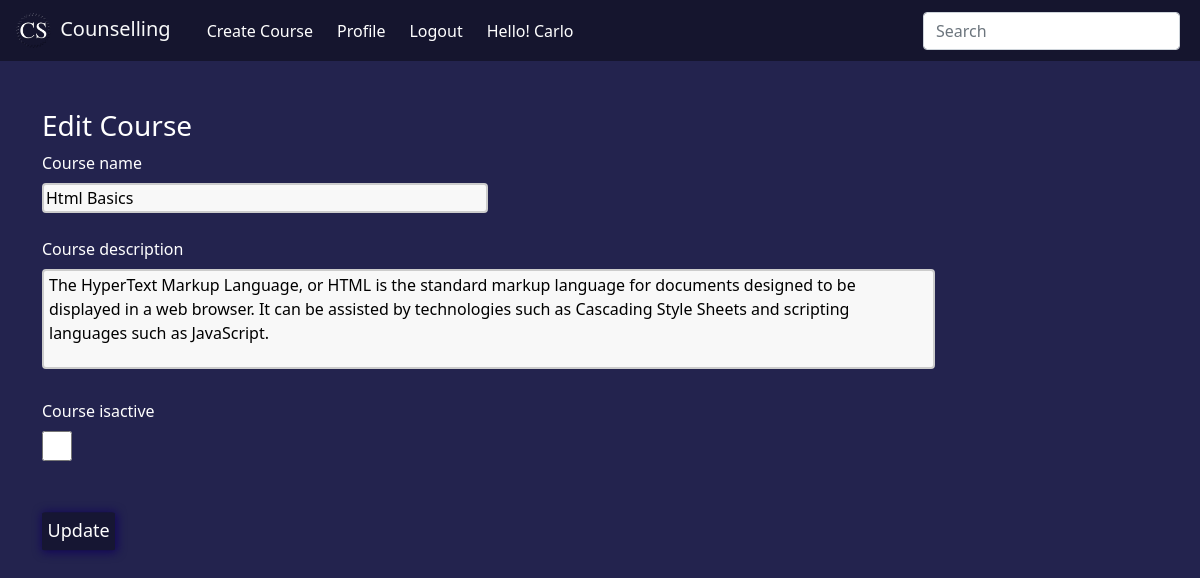
Page /edit-course/3/ (signed in) on the earlier database version.
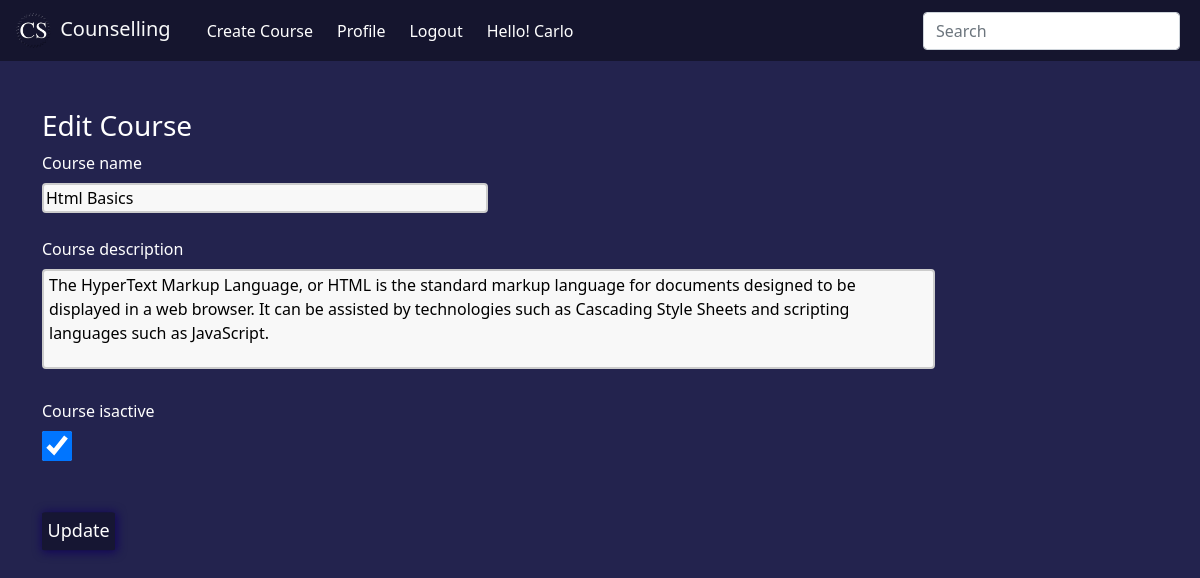
Same page on the later database version.
### base/models.py (models this page shows, shortened)
class course(models.Model):
    user = models.ForeignKey(User, on_delete=models.SET_NULL, null=True)
    course_name = models.CharField(max_length=100)
    course_description = models.TextField(null=True)
    course_isactive = models.BooleanField(default=True)
    course_created = models.DateTimeField(auto_now_add=True)
    course_updated = models.DateTimeField(auto_now=True)
    class Meta:
        ordering = ['-course_updated', '-course_created']

### base/views.py (the view)
# urls.py: path('edit-course/<str:pk>/', views.editCourse, name='edit-course'),
@login_required(login_url='login')
def editCourse(request, pk):
    data = course.objects.get(id=pk)
    forms = courseFormEdit(instance=data)
    if request.method == 'POST':
        form = courseFormEdit(request.POST, instance=data)
        if form.is_valid:
            form.save()
            return redirect('home')
    context = {"forms":forms, "data":data}
    return render(request, 'createcourse.html', context)

### base/forms.py
class courseFormEdit(ModelForm):
    class Meta:
        model = course
        fields = '__all__'
        exclude = ['user']

### templates/createcourse.html (shortened to what this page needs)
{% extends 'main.html' %}
{% block content %}
<div class="container mt-5">
    <form method="POST">
        {% if request.path == '/createCourse/' %}
        <h3>Create Course</h3>
        {% else %}
        <h3>Edit Course</h3>
        {% endif %}
        {% for form in forms %}
        <div class="mb-4">
            <label class="form-label">{{form.label}}</label> <br>
            {{form}}
        </div>
        {% endfor %}
        <div class="login-inp">
            {% if request.path == '/createCourse/' %}
            <input type="submit" name="create-course" value="Create">
            {% else %}
            <input type="submit" name="create-course" value="Update">
            {% endif %}
        </div>
    </form>
</div>
{% endblock content %}

Differences in the rows shown:
changed course "Html Basics": course_isactive "☐" → "☑"
